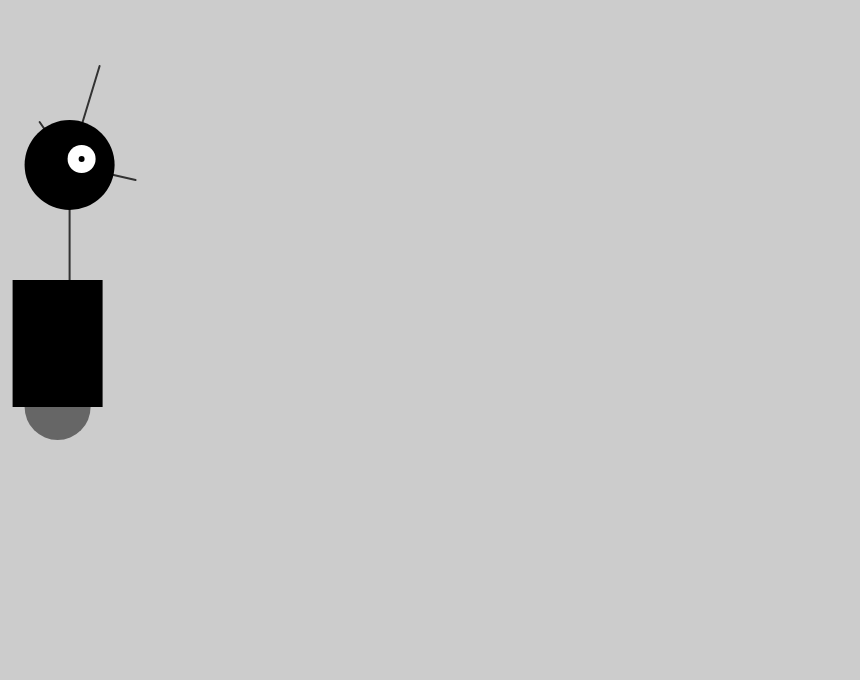
Frame 1 (no input)
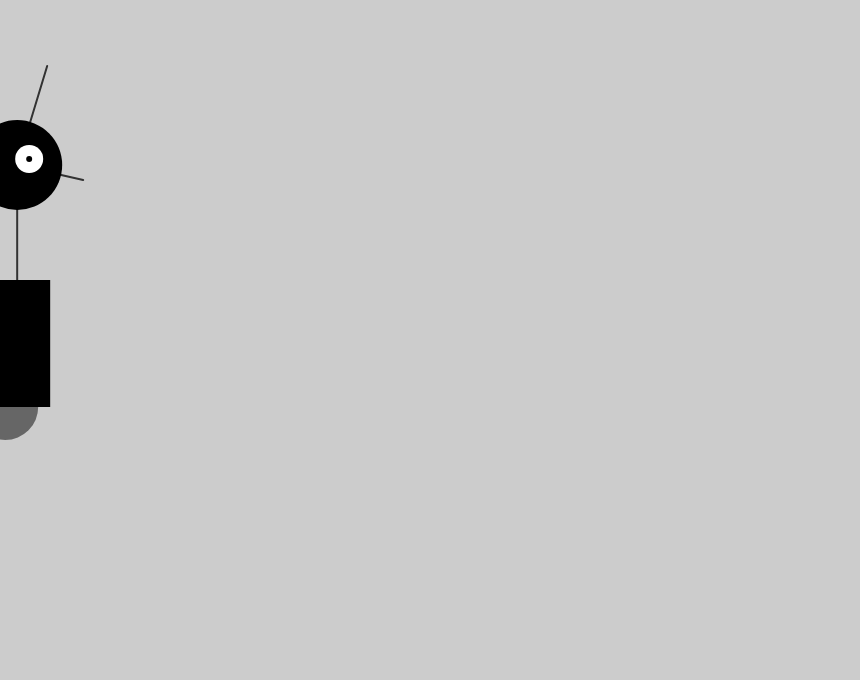
Frame 60 (no input)
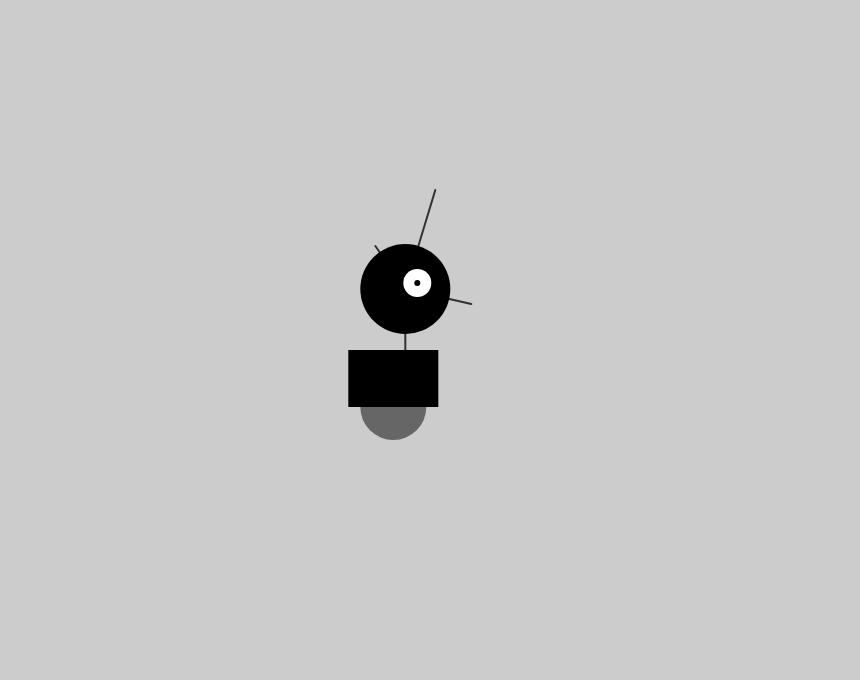
Frame 120 (the mouse pressed at the canvas centre since frame 60)

The p5.js sketch that drew these frames (run headless with seeded random() and noise() and a simulated clock; from frame 60 on, the mouse is pressed at the canvas centre):

// p5.js sketch
// ── sketch.js
var x = 60;
var y = 440;
var radius = 45;
var bodyHeight = 160;
var neckHeight = 70;
var easing = 0.04;

function setup() {
    createCanvas(860, 680);
    strokeWeight(2);
    ellipseMode(RADIUS);
}

function draw() {
    var targetX = mouseX;
    x += (targetX - x) * easing;

    if (mouseIsPressed) {
        neckHeight = 16;
        bodyHeight = 90;
    }
    else {
        neckHeight = 70;
        bodyHeight = 160;
    }

    var neckY = y - bodyHeight - neckHeight - radius;
    background(204);
    stroke(50);
    line(x + 12, y - bodyHeight, x + 12, neckY);
    line(x + 12, neckY, x - 18, neckY - 43);
    line(x + 12, neckY, x + 42, neckY - 99);
    line(x + 12, neckY, x + 78, neckY + 15);
    noStroke();
    fill(102);
    ellipse(x, y - 33, 33, 33);
    fill(0);
    rect(x - 45, y - bodyHeight, 90, bodyHeight - 33);
    fill(0);
    ellipse(x + 12, neckY, radius, radius);
    fill(255);
    ellipse(x + 24, neckY - 6, 14, 14);
    fill(0);
    ellipse(x + 24, neckY - 6, 3, 3);
}
